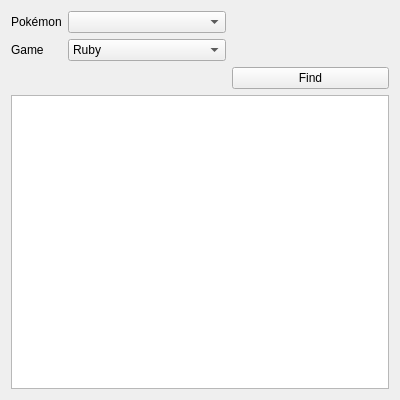
<?xml version="1.0" encoding="UTF-8"?>
<ui version="4.0">
 <class>EncounterLookup</class>
 <widget class="QWidget" name="EncounterLookup">
  <property name="geometry">
   <rect>
    <x>0</x>
    <y>0</y>
    <width>400</width>
    <height>400</height>
   </rect>
  </property>
  <property name="windowTitle">
   <string>Encounter Lookup</string>
  </property>
  <layout class="QGridLayout" name="gridLayout">
   <item row="1" column="1">
    <widget class="ComboBox" name="comboBoxGame">
     <item>
      <property name="text">
       <string>Ruby</string>
      </property>
     </item>
     <item>
      <property name="text">
       <string>Sapphire</string>
      </property>
     </item>
     <item>
      <property name="text">
       <string>Fire Red</string>
      </property>
     </item>
     <item>
      <property name="text">
       <string>Leaf Green</string>
      </property>
     </item>
     <item>
      <property name="text">
       <string>Emerald</string>
      </property>
     </item>
     <item>
      <property name="text">
       <string>Diamond</string>
      </property>
     </item>
     <item>
      <property name="text">
       <string>Pearl</string>
      </property>
     </item>
     <item>
      <property name="text">
       <string>Platinum</string>
      </property>
     </item>
     <item>
      <property name="text">
       <string>Heart Gold</string>
      </property>
     </item>
     <item>
      <property name="text">
       <string>Soul Silver</string>
      </property>
     </item>
     <item>
      <property name="text">
       <string>Brilliant Diamond</string>
      </property>
     </item>
     <item>
      <property name="text">
       <string>Shining Pearl</string>
      </property>
     </item>
    </widget>
   </item>
   <item row="1" column="0">
    <widget class="QLabel" name="labelGame">
     <property name="sizePolicy">
      <sizepolicy hsizetype="Fixed" vsizetype="Preferred">
       <horstretch>0</horstretch>
       <verstretch>0</verstretch>
      </sizepolicy>
     </property>
     <property name="text">
      <string>Game</string>
     </property>
    </widget>
   </item>
   <item row="2" column="2">
    <widget class="QPushButton" name="pushButtonFind">
     <property name="text">
      <string>Find</string>
     </property>
    </widget>
   </item>
   <item row="0" column="1">
    <widget class="ComboBox" name="comboBoxPokemon"/>
   </item>
   <item row="0" column="0">
    <widget class="QLabel" name="labelPokemon">
     <property name="sizePolicy">
      <sizepolicy hsizetype="Fixed" vsizetype="Preferred">
       <horstretch>0</horstretch>
       <verstretch>0</verstretch>
      </sizepolicy>
     </property>
     <property name="text">
      <string>Pokémon</string>
     </property>
    </widget>
   </item>
   <item row="3" column="0" colspan="3">
    <widget class="TableView" name="tableView"/>
   </item>
  </layout>
 </widget>
 <customwidgets>
  <customwidget>
   <class>ComboBox</class>
   <extends>QComboBox</extends>
   <header>Form/Controls/ComboBox.hpp</header>
  </customwidget>
  <customwidget>
   <class>TableView</class>
   <extends>QTableView</extends>
   <header>Form/Controls/TableView.hpp</header>
  </customwidget>
 </customwidgets>
 <tabstops>
  <tabstop>comboBoxPokemon</tabstop>
  <tabstop>comboBoxGame</tabstop>
  <tabstop>pushButtonFind</tabstop>
  <tabstop>tableView</tabstop>
 </tabstops>
 <resources/>
 <connections/>
</ui>
